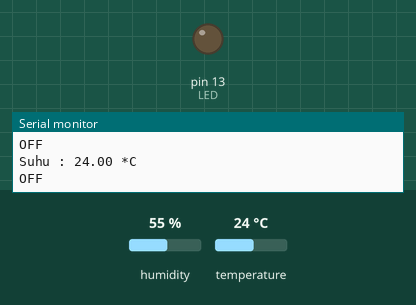
Simulated run of this sketch. Board: Arduino Uno, built with avr-gcc and run on an emulated ATmega328P. Parts: output pins drawn as LEDs (lit = HIGH), the last lines printed to the serial monitor. The inputs (shaded band) are chosen by the test bench; at power-on: temperature 24 °C, humidity 55 %.

Above: at 2.8 s.
2.9 s: temperature set to 3 °C
5.6 s: temperature set to 0 °C
At 6.4 s:
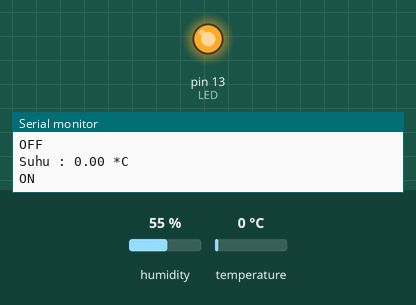
8.3 s: temperature set to 12 °C
At 11.2 s:
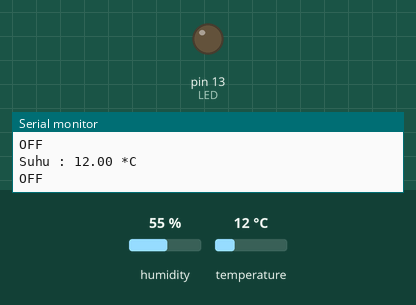
Timing chart, 0 to 12.7 s (numbered marks = the images above; inputs shaded):
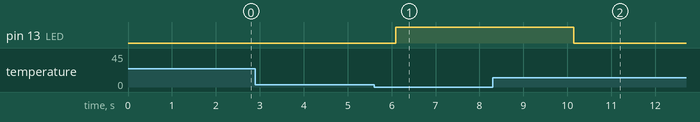

The sketch:

coding.ino
```cpp
#include "DHT.h"            //Library DHT
#define DHTPIN 19           //Inisialisasi DHT pada pin D5
#define DHTTYPE DHT11       //Inisialisasi tipe DHT

DHT dht (DHTPIN,DHTTYPE);   //Mengenalkan pin dan tipe DHT
float t;  //Variabel penampung nilai suhu
int LED = 13;   //LED merah pada pin D2
int LEDK = 3;   //LED kuning pada pin D3
int LEDH = 4;   //LED hijau pada pin D4

void setup() {
  Serial.begin(9600);     //Mulai komunikasi serial
  dht.begin();            //Mulai DHT
  pinMode(LED, OUTPUT);  //Setting LED sebagai output

}

void loop() {
  float t = dht.readTemperature();    //Baca suhu
  Serial.print("Suhu : ");
  Serial.print(t);              //Tampilkan suhu
  Serial.println(" *C");
  if (t <= 1){
    digitalWrite(LED, HIGH);
    Serial.println("ON");
  }
  else if (t >= 1){
    digitalWrite(LED, LOW);
    Serial.println("OFF");
  }
  delay(1000);                  //Jeda pembacaan 1000ms
}
```

Measured:
- the behaviour switches between 2 and 1 °C on temperature (found by bisection; images 0 and 1)
- after the input at 5.6 s, pin 13 (LED): LOW → HIGH after 0.50 s
- after the input at 8.3 s, pin 13 (LED): HIGH → LOW after 1.8 s
